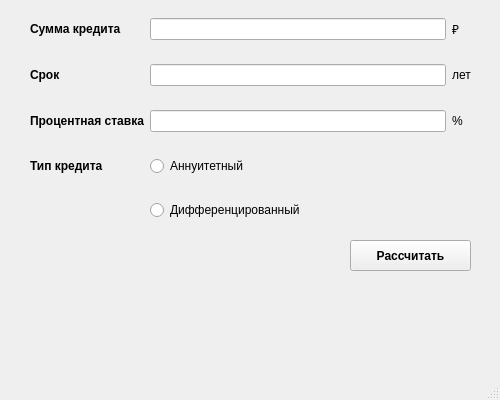
<?xml version="1.0" encoding="UTF-8"?>
<ui version="4.0">
 <class>Credit</class>
 <widget class="QMainWindow" name="Credit">
  <property name="geometry">
   <rect>
    <x>0</x>
    <y>0</y>
    <width>500</width>
    <height>400</height>
   </rect>
  </property>
  <property name="windowTitle">
   <string>MainWindow</string>
  </property>
  <widget class="QWidget" name="centralwidget">
   <widget class="QWidget" name="gridLayoutWidget">
    <property name="geometry">
     <rect>
      <x>30</x>
      <y>0</y>
      <width>441</width>
      <height>241</height>
     </rect>
    </property>
    <layout class="QGridLayout" name="gridLayout">
     <item row="2" column="1">
      <widget class="QLineEdit" name="credit_percent"/>
     </item>
     <item row="2" column="0">
      <widget class="QLabel" name="label_3">
       <property name="font">
        <font>
         <bold>true</bold>
        </font>
       </property>
       <property name="text">
        <string>Процентная ставка</string>
       </property>
      </widget>
     </item>
     <item row="2" column="2">
      <widget class="QLabel" name="label_6">
       <property name="text">
        <string>%</string>
       </property>
      </widget>
     </item>
     <item row="0" column="0">
      <widget class="QLabel" name="label">
       <property name="font">
        <font>
         <bold>true</bold>
        </font>
       </property>
       <property name="text">
        <string>Сумма кредита</string>
       </property>
      </widget>
     </item>
     <item row="0" column="2">
      <widget class="QLabel" name="label_5">
       <property name="text">
        <string>₽</string>
       </property>
      </widget>
     </item>
     <item row="1" column="1">
      <widget class="QLineEdit" name="credit_term"/>
     </item>
     <item row="0" column="1">
      <widget class="QLineEdit" name="credit_sum"/>
     </item>
     <item row="1" column="0">
      <widget class="QLabel" name="label_2">
       <property name="font">
        <font>
         <bold>true</bold>
        </font>
       </property>
       <property name="text">
        <string>Срок</string>
       </property>
      </widget>
     </item>
     <item row="3" column="0">
      <widget class="QLabel" name="label_4">
       <property name="font">
        <font>
         <bold>true</bold>
        </font>
       </property>
       <property name="text">
        <string>Тип кредита</string>
       </property>
      </widget>
     </item>
     <item row="3" column="1" colspan="2">
      <widget class="QRadioButton" name="credit_type_1">
       <property name="text">
        <string>Аннуитетный</string>
       </property>
      </widget>
     </item>
     <item row="4" column="1" colspan="2">
      <widget class="QRadioButton" name="credit_type_2">
       <property name="text">
        <string>Дифференцированный</string>
       </property>
      </widget>
     </item>
     <item row="1" column="2">
      <widget class="QLabel" name="label_7">
       <property name="text">
        <string>лет</string>
       </property>
      </widget>
     </item>
    </layout>
   </widget>
   <widget class="QPushButton" name="run_count">
    <property name="geometry">
     <rect>
      <x>350</x>
      <y>240</y>
      <width>121</width>
      <height>31</height>
     </rect>
    </property>
    <property name="font">
     <font>
      <bold>true</bold>
     </font>
    </property>
    <property name="text">
     <string>Рассчитать</string>
    </property>
   </widget>
   <widget class="QWidget" name="formLayoutWidget">
    <property name="geometry">
     <rect>
      <x>30</x>
      <y>280</y>
      <width>441</width>
      <height>81</height>
     </rect>
    </property>
    <layout class="QFormLayout" name="formLayout">
     <item row="1" column="0">
      <widget class="QLabel" name="overpayment_1">
       <property name="font">
        <font>
         <bold>true</bold>
        </font>
       </property>
       <property name="text">
        <string/>
       </property>
      </widget>
     </item>
     <item row="2" column="0">
      <widget class="QLabel" name="total_sum_1">
       <property name="font">
        <font>
         <bold>true</bold>
        </font>
       </property>
       <property name="text">
        <string/>
       </property>
      </widget>
     </item>
     <item row="0" column="0">
      <widget class="QLabel" name="payment_1">
       <property name="font">
        <font>
         <bold>true</bold>
        </font>
       </property>
       <property name="text">
        <string/>
       </property>
      </widget>
     </item>
     <item row="0" column="1">
      <widget class="QLabel" name="payment_2">
       <property name="text">
        <string/>
       </property>
      </widget>
     </item>
     <item row="1" column="1">
      <widget class="QLabel" name="overpayment_2">
       <property name="text">
        <string/>
       </property>
      </widget>
     </item>
     <item row="2" column="1">
      <widget class="QLabel" name="total_sum_2">
       <property name="text">
        <string/>
       </property>
      </widget>
     </item>
    </layout>
   </widget>
  </widget>
  <widget class="QStatusBar" name="statusbar"/>
 </widget>
 <resources/>
 <connections/>
</ui>
